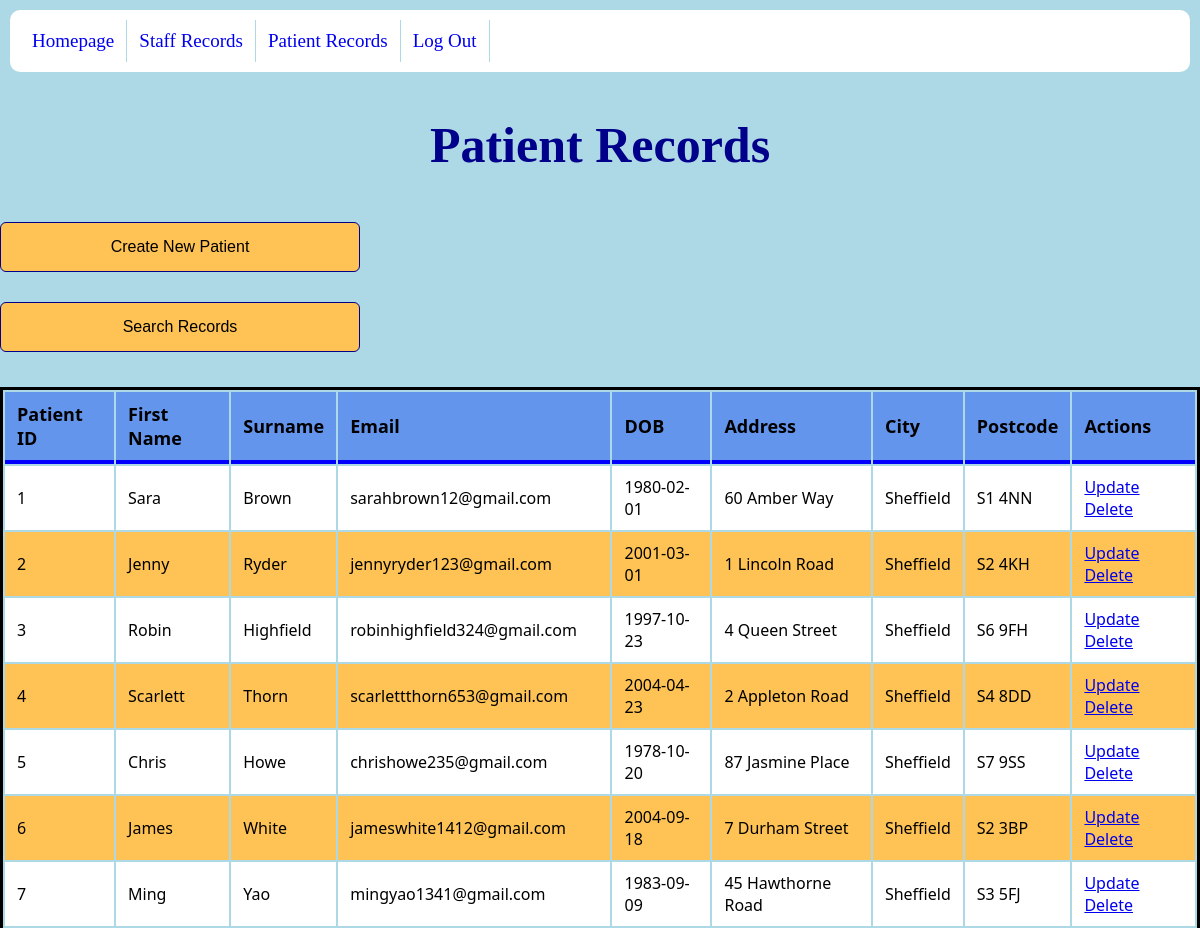
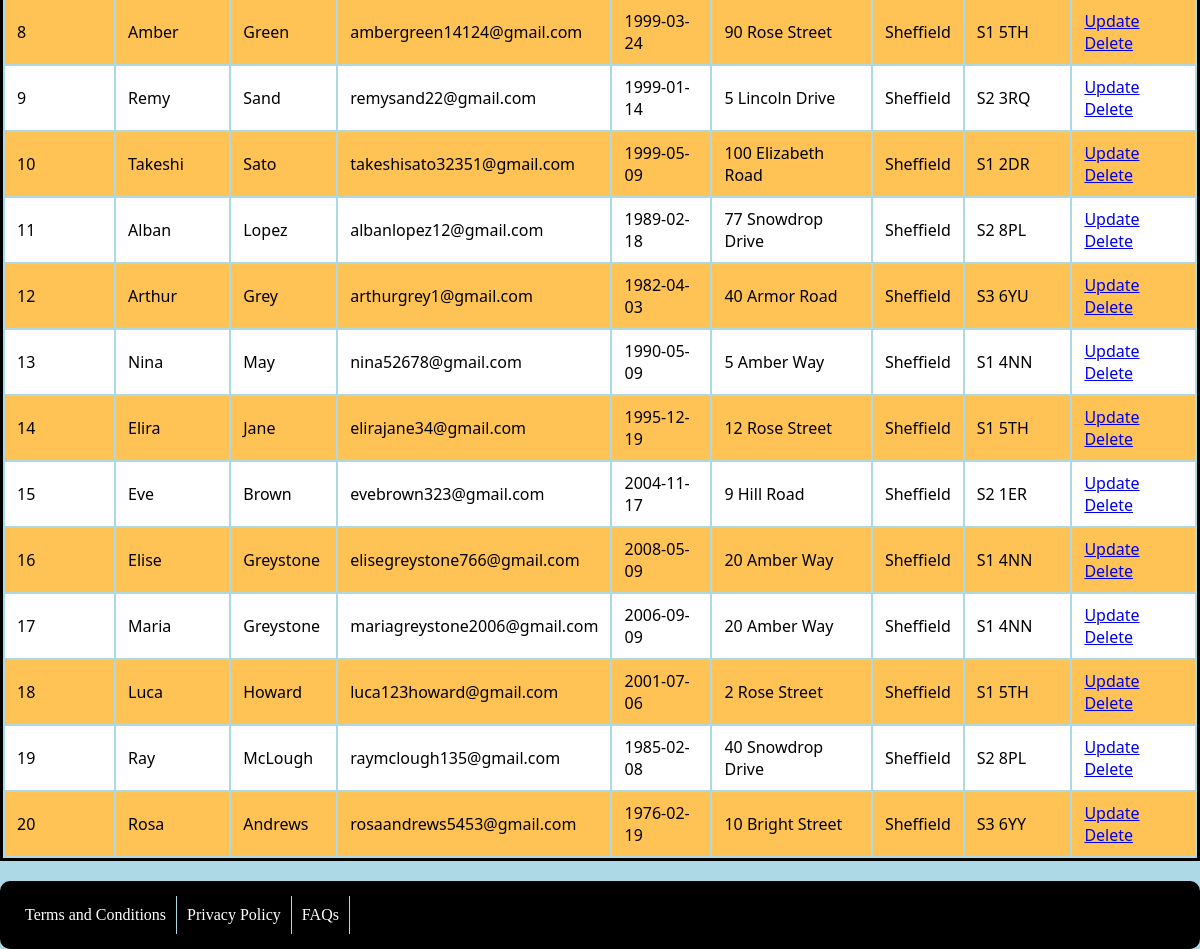
/patient/patient-records.php (signed in), run on the app's committed database (2 pictures, top to bottom).
### tables this page shows
CREATE TABLE `patients` (
  `patient_id` int(11) NOT NULL,
  `first_name` text NOT NULL,
  `surname` text NOT NULL,
  `email` varchar(255) NOT NULL,
  `date_of_birth` date NOT NULL,
  `address` text NOT NULL,
  `city` text NOT NULL,
  `postcode` char(10) NOT NULL
);

### patient/viewPatientSql.php (called while the page is built, shortened)
<?php
function getPatients(){
    $conn = new mysqli(DB_HOST, DB_USER, DB_PASSWORD, DB_NAME);
    $sql = "SELECT * FROM Patients";
    $result = $conn->query($sql);
    $patients = [];
    if ($result->num_rows > 0) {
        while ($row = $result->fetch_assoc()) {
            $patients[] = $row;
        }
    }
    return $patients;
}

### patient/patient-records.php (the view, shortened to what this page needs)
<!DOCTYPE html>
<html lang="en">
<head>
    <link href="../css/desktop.css" media="only screen and (min-width:720px)" rel="stylesheet" type="text/css">
    <link href="../css/mobile.css" media="only screen and (max-width:720px)" rel="stylesheet" type="text/css">
</head>
<body>
    <div class="container">
        <?php
            include("../patient/viewPatientSql.php");
            $patients = getPatients();
            include("../includes/header.php");
        ?>
        <main>
            <h1>Patient Records</h1>
            <form action="../patient/createPatient.php">
                <input type="submit" value="Create New Patient" />
            </form>
            <form action="../patient/searchForPatient.php">
                <input type="submit" value="Search Records" />
            </form>
            <div class="table-container">
                <table>
                    <thead>
                        <tr>
                            <th>Patient ID</th>
                            <th>First Name</th>
                            <th>Surname</th>
                            <th>Email</th>
                            <th>DOB</th>
                            <th>Address</th>
                            <th>City</th>
                            <th>Postcode</th>
                            <th>Actions</th>
                        </tr>
                    </thead>
                    <tbody>
                        <?php foreach ($patients as $patients): ?>
                            <tr>
                                <td><?php echo $patients['patient_id']; ?></td>
                                <td><?php echo $patients['first_name']; ?></td>
                                <td><?php echo $patients['surname']; ?></td>
                                <td><?php echo $patients['email']; ?></td>
                                <td><?php echo $patients['date_of_birth']; ?></td>
                                <td><?php echo $patients['address']; ?></td>
                                <td><?php echo $patients['city']; ?></td>
                                <td><?php echo $patients['postcode']; ?></td>
                                <td>
                                    <a href="../patient/updatePatient.php?pid=<?php echo $patients['patient_id']; ?>">Update</a>
                                    <a href="../patient/deletePatient.php?pid=<?php echo $patients['patient_id']; ?>">Delete</a>
                                </td>
                            </tr>
                        <?php endforeach; ?>
                    </tbody>
                </table>
            </div>
        </main>
        <?php
            include("../includes/footer.php");
        ?>
    </div>
</body>
</html>

### css/desktop.css (style rules this page uses)
body { background-color: lightblue; margin: 0; display: flex; justify-content: center; align-items: center; }
.container { width:100%; margin: 0 auto; max-width: 1200px; min-width: 600px; display: flex; flex-direction: column; min-height:100vh; min-height:100svh; }
h1 { font-size: 50px; color:darkblue; text-align: center; }
input, select { width: 100%; display:inline-block; padding: 11px 20px; margin-top: 10px; box-sizing: border-box; border-radius: 6px; font-size:15px; }
button, input[type=submit] { background-color: #FFC355; color: black; border: 1px darkblue solid; border-radius: 6px; padding: 15px 32px; text-align: center; text-decoration: none; display: inline-block; font-size: 16px; cursor: pointer; width:30%; margin-top:15px; margin-bottom:15px; }
form { font-size: 20px; border-radius:20px; }
table { width: 100%; border:3px solid black; margin-top:20px; margin-bottom:20px; }
th, td { padding: 10px 12px; text-align: left; font-family: 'Segoe UI', Tahoma, Geneva, Verdana, sans-serif; }
th { font-size:18px; border-bottom: 4px solid blue; background-color: cornflowerblue; }
tr:nth-child(odd) { background-color: #fff; }
tr:nth-child(even) { background-color: #FFC355; }
:root { --delay: 0; --duration: 800ms; --iterations: 1; }

### css/mobile.css (style rules this page uses)
body { background-color: lightblue; margin: 0; display: flex; justify-content: center; align-items: center; }
main { margin:5px; }
h1 { font-size: 40px; color:darkblue; text-align: center; }
.container { width:100%; margin:auto; display: flex; flex-direction: column; min-height:100vh; min-height:100svh; }
input, select { width: 100%; display:inline-block; padding: 11px 20px; margin: 15px 0; box-sizing: border-box; border-radius: 6px; font-size:15px; }
button, input[type=submit] { background-color: #FFC355; color: black; padding: 14px 20px; border: none; width: 100%; margin-top:15px; margin-bottom:15px; border-radius: 6px; border: 1px darkblue solid; }
input[type=submit] { width: 100%; }
form { font-size: 20px; padding:10px; border-radius:20px; }
.table-container { max-height: 400px; overflow-y: auto; padding-bottom:20px; }
.table-container table { width: 100%; }
.table-container th, .table-container td { padding: 8px; padding: 10px 12px; text-align: left; }
.table-container th { position: sticky; top: 0; border-bottom: 2px solid blue; background-color: cornflowerblue; z-index: 1; }
.table-container tr:nth-child(odd) { background-color: #fff; }
.table-container tr:nth-child(even) { background-color: #FFC355; }
:root { --delay: 0; --duration: 800ms; --iterations: 1; }

### data on the page
patients: patient_id "1", first_name "Sara", surname "Brown", email "sarahbrown12@gmail.com", date_of_birth "1980-02-01", address "60 Amber Way", city "Sheffield", postcode "S1 4NN"
patients: patient_id "2", first_name "Jenny", surname "Ryder", email "jennyryder123@gmail.com", date_of_birth "2001-03-01", address "1 Lincoln Road", city "Sheffield", postcode "S2 4KH"
patients: patient_id "3", first_name "Robin", surname "Highfield", email "robinhighfield324@gmail.com", date_of_birth "1997-10-23", address "4 Queen Street", city "Sheffield", postcode "S6 9FH"
patients: patient_id "4", first_name "Scarlett", surname "Thorn", email "scarlettthorn653@gmail.com", date_of_birth "2004-04-23", address "2 Appleton Road", city "Sheffield", postcode "S4 8DD"
patients: patient_id "5", first_name "Chris", surname "Howe", email "chrishowe235@gmail.com", date_of_birth "1978-10-20", address "87 Jasmine Place", city "Sheffield", postcode "S7 9SS"
patients: patient_id "6", first_name "James", surname "White", email "jameswhite1412@gmail.com", date_of_birth "2004-09-18", address "7 Durham Street", city "Sheffield", postcode "S2 3BP"
patients: patient_id "7", first_name "Ming", surname "Yao", email "mingyao1341@gmail.com", date_of_birth "1983-09-09", address "45 Hawthorne Road", city "Sheffield", postcode "S3 5FJ"
patients: patient_id "8", first_name "Amber", surname "Green", email "ambergreen14124@gmail.com", date_of_birth "1999-03-24", address "90 Rose Street", city "Sheffield", postcode "S1 5TH"
patients: patient_id "9", first_name "Remy", surname "Sand", email "remysand22@gmail.com", date_of_birth "1999-01-14", address "5 Lincoln Drive", city "Sheffield", postcode "S2 3RQ"
patients: patient_id "10", first_name "Takeshi", surname "Sato", email "takeshisato32351@gmail.com", date_of_birth "1999-05-09", address "100 Elizabeth Road", city "Sheffield", postcode "S1 2DR"
patients: patient_id "11", first_name "Alban", surname "Lopez", email "albanlopez12@gmail.com", date_of_birth "1989-02-18", address "77 Snowdrop Drive", city "Sheffield", postcode "S2 8PL"
patients: patient_id "12", first_name "Arthur", surname "Grey", email "arthurgrey1@gmail.com", date_of_birth "1982-04-03", address "40 Armor Road", city "Sheffield", postcode "S3 6YU"
patients: patient_id "13", first_name "Nina", surname "May", email "nina52678@gmail.com", date_of_birth "1990-05-09", address "5 Amber Way", city "Sheffield", postcode "S1 4NN"
patients: patient_id "14", first_name "Elira", surname "Jane", email "elirajane34@gmail.com", date_of_birth "1995-12-19", address "12 Rose Street", city "Sheffield", postcode "S1 5TH"
patients: patient_id "15", first_name "Eve", surname "Brown", email "evebrown323@gmail.com", date_of_birth "2004-11-17", address "9 Hill Road", city "Sheffield", postcode "S2 1ER"
patients: patient_id "16", first_name "Elise", surname "Greystone", email "elisegreystone766@gmail.com", date_of_birth "2008-05-09", address "20 Amber Way", city "Sheffield", postcode "S1 4NN"
patients: patient_id "17", first_name "Maria", surname "Greystone", email "mariagreystone2006@gmail.com", date_of_birth "2006-09-09", address "20 Amber Way", city "Sheffield", postcode "S1 4NN"
patients: patient_id "18", first_name "Luca", surname "Howard", email "luca123howard@gmail.com", date_of_birth "2001-07-06", address "2 Rose Street", city "Sheffield", postcode "S1 5TH"
patients: patient_id "19", first_name "Ray", surname "McLough", email "raymclough135@gmail.com", date_of_birth "1985-02-08", address "40 Snowdrop Drive", city "Sheffield", postcode "S2 8PL"
patients: patient_id "20", first_name "Rosa", surname "Andrews", email "rosaandrews5453@gmail.com", date_of_birth "1976-02-19", address "10 Bright Street", city "Sheffield", postcode "S3 6YY"

### other printed values
$title "Homepage"
$title "Staff Records"
$title "Patient Records"
$title "Log Out"
